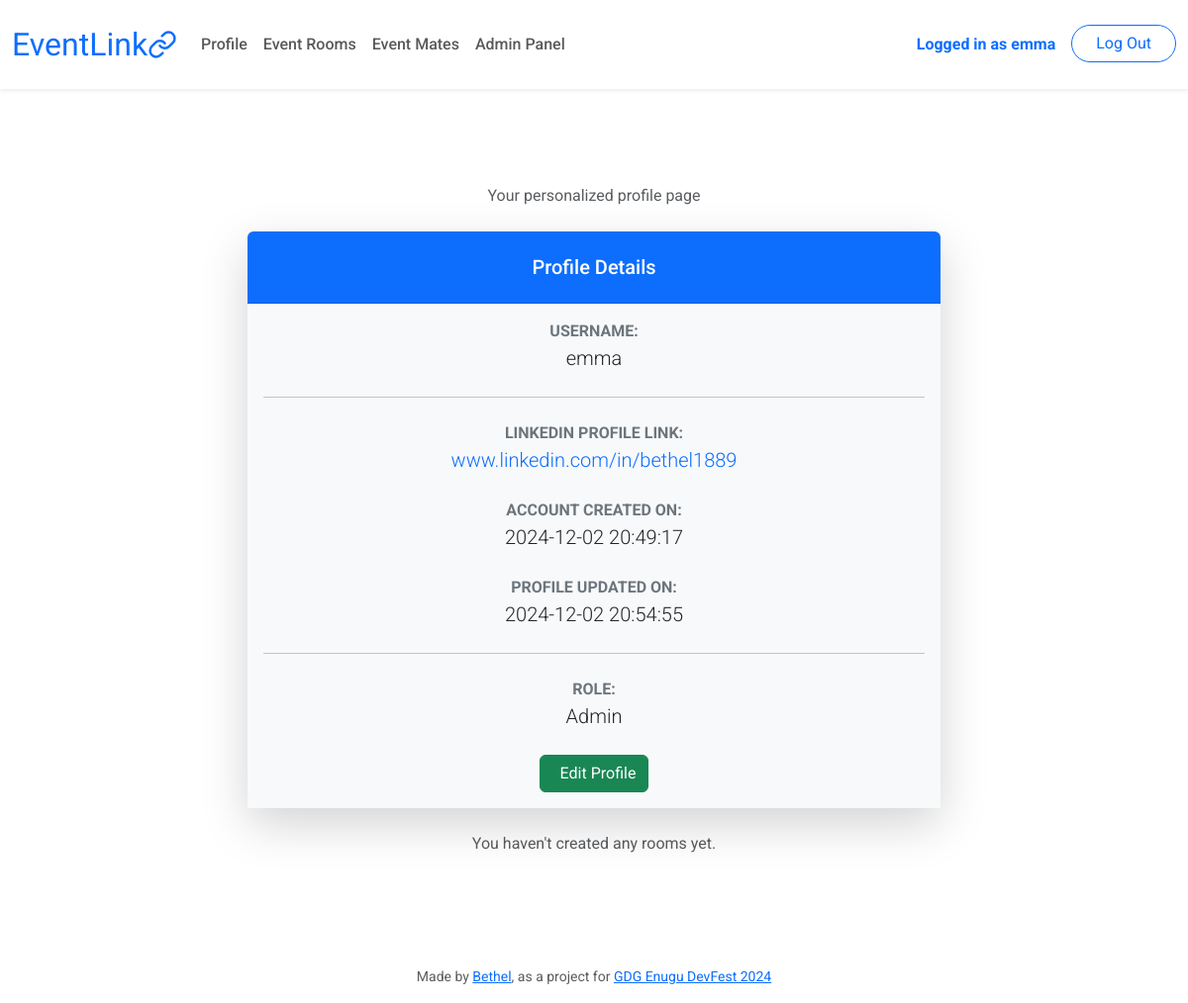
The app's page /profile (signed in), older data.
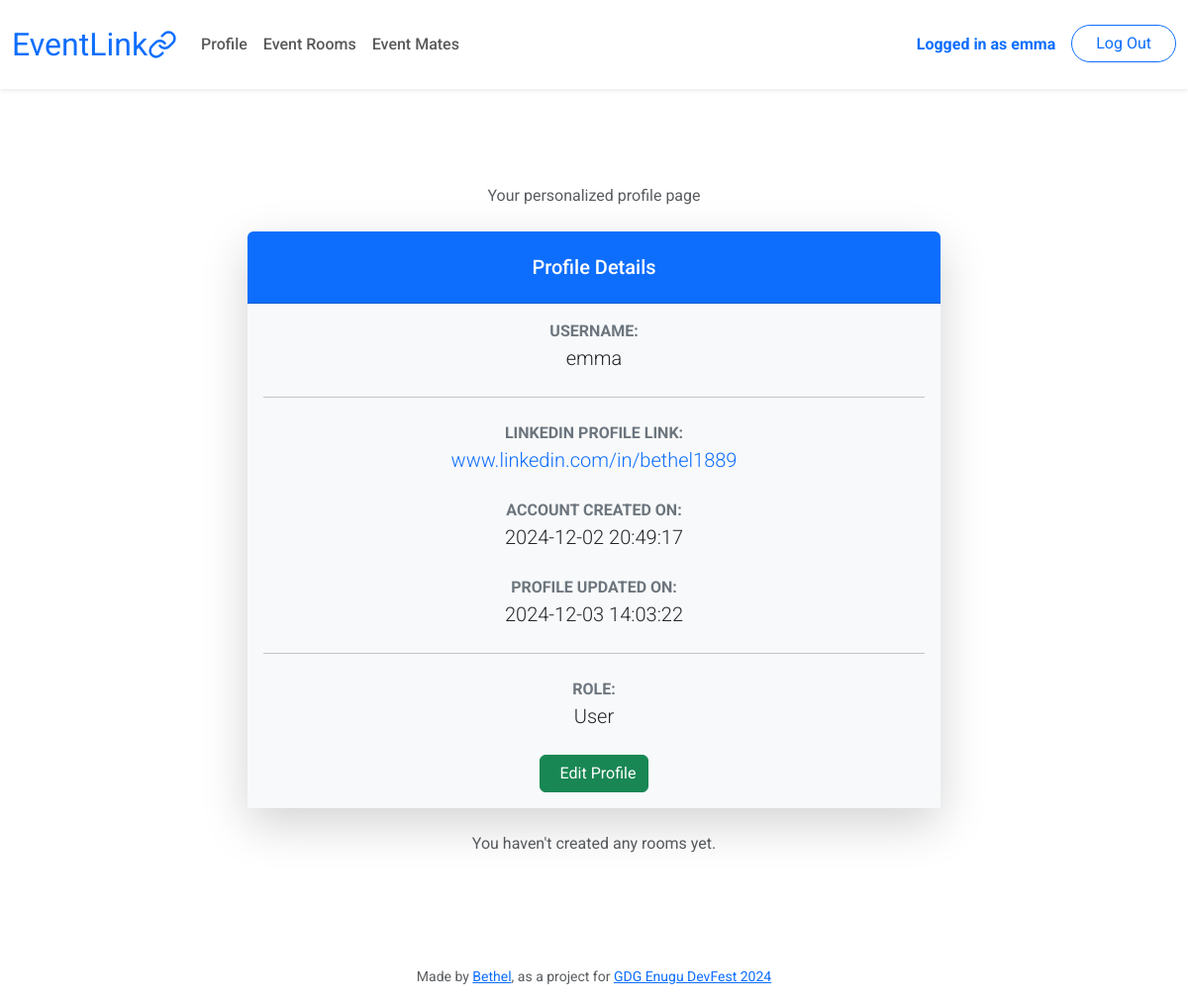
The same page, newer data.
### tables this page shows
CREATE TABLE users (
    id INTEGER PRIMARY KEY AUTOINCREMENT NOT NULL,
    username TEXT NOT NULL UNIQUE,
    hash TEXT NOT NULL,
    role INTEGER NOT NULL DEFAULT 0 CHECK (role IN (0, 1)),
    profile_link TEXT NOT NULL,
    created_at DATETIME DEFAULT CURRENT_TIMESTAMP,
    updated_at DATETIME DEFAULT CURRENT_TIMESTAMP
);

### app.py (the view)
@app.route("/profile", methods=["GET", "POST"])
@login_required
def profile():
    id = session["user_id"]
    info = db.execute("SELECT * FROM users WHERE id=?;", id)[0]
    if request.method == "GET":
        rooms = db.execute('''SELECT id, name, description, key, status, created_at, updated_at
                 FROM rooms WHERE creator_id=?;''', id)
    return render_template("profile.html", info=info, rooms=rooms)

### app.py (called while the page is built)
@app.after_request
def after_request(response):
    response.headers["Cache-Control"] = "no-cache, no-store, must-revalidate"
    response.headers["Expires"] = 0
    response.headers["Pragma"] = "no-cache"
    return response

### helpers.py (called while the page is built)
def login_required(f):
    @wraps(f)
    def decorated_function(*args, **kwargs):
        if session.get("user_id") is None:
            return redirect("/login")
        return f(*args, **kwargs)
    return decorated_function

### templates/profile.html (shortened to what this page needs)
{% extends "layout.html" %} {% block title %} View Profile {% endblock %} {%
block main %}
<div class="container mt-5">
  <div class="text-center mb-4">
    <p class="text-muted">Your personalized profile page</p>
  </div>
  <div
    class="card mx-auto shadow-lg rounded-3 border-0"
    style="max-width: 700px"
  >
    <div class="card-header bg-primary text-white text-center py-4 rounded-top">
      <h5 class="mb-0">Profile Details</h5>
    </div>
    <div class="card-body bg-light">
      <div class="mb-4">
        <strong class="text-uppercase text-secondary">Username:</strong>
        <p class="text-dark lead mb-0">{{ info.username }}</p>
      </div>
      <hr class="my-4" />
      <div class="mb-4">
        <strong class="text-uppercase text-secondary"
          >LinkedIn Profile Link:</strong
        >
        <p class="text-dark lead mb-0">
          <a
            href="{{ info.profile_link }}"
            class="text-decoration-none text-primary"
          >
            {{ info.profile_link }}
          </a>
        </p>
      </div>
      <div class="mb-4">
        <strong class="text-uppercase text-secondary"
          >Account Created On:</strong
        >
        <p class="text-dark lead mb-0">{{ info.created_at }}</p>
      </div>
      <div class="mb-4">
        <strong class="text-uppercase text-secondary"
          >Profile Updated On:</strong
        >
        <p class="text-dark lead mb-0">{{ info.updated_at }}</p>
      </div>
      <hr class="my-4" />
      <div class="mb-4">
        <strong class="text-uppercase text-secondary">Role:</strong>
        <p class="text-dark lead mb-0">
          {% if info.role == 1 %} Admin {% else %} User {% endif %}
        </p>
      </div>
      <div class="text-center mt-4">
        <a href="/profile/edit" class="btn btn-success">
          Edit Profile
        </a>
      </div>
    </div>
  </div>
</div>
{% if rooms %}
<div class="mt-5">
  <h3 class="text-center mb-4">Your Event Rooms</h3>
  <div class="table-responsive">
    <table class="table table-bordered table-hover">
      <thead class="table-info">
        <tr>
          <th>S/N</th>
          <th>Name</th>
          <th>Description</th>
          <th>Key</th>
          <th>Status</th>
          <th>Created At</th>
          <th>Last Updated At</th>
          <th>Actions</th>
        </tr>
      </thead>
      <tbody>
        {% for room in rooms %}
        <tr>
          <td>{{ loop.index }}</td>
          <td>{{ room.name }}</td>
          <td>{{ room.description }}</td>
          <td>{{ room.key }}</td>
          <td>{% if room.status == 1 %} Open {% else %} Closed {% endif %}</td>
          <td>{{ room.created_at }}</td>
          <td>{{ room.updated_at }}</td>
          <td>
            <form action="/rooms/update" method="GET" class="d-inline">
              <input type="hidden" value="{{ room.id }}" name="room_id" />
              <button class="btn btn-warning btn-sm">Edit</button>
            </form>
          </td>
        </tr>
        {% endfor %}
      </tbody>
    </table>
  </div>
</div>
{% else %}
<div class="text-center mt-4">
  <p class="text-muted">You haven't created any rooms yet.</p>
</div>
{% endif %} {% endblock %}

### templates/layout.html (shortened to what this page needs)
<!DOCTYPE html>
<html lang="en">
  <head>
    <link
      href="https://cdn.jsdelivr.net/npm/bootstrap@5.3.2/dist/css/bootstrap.min.css"
      rel="stylesheet"
    />
    <link href="/static/styles.css" rel="stylesheet" />
  </head>
  <body>
    <nav class="navbar navbar-expand-md navbar-light bg-white shadow-sm py-3">
      <div class="container-fluid">
        <a class="navbar-brand d-flex align-items-center" href="/">
          <span class="text-primary">EventLink</span>
          <img
            src="/static/images/chain.svg"
            width="30"
            height="30"
            alt="logo"
          />
        </a>
        <div class="collapse navbar-collapse" id="navbar">
          {% if session["user_id"] %}
          <ul class="navbar-nav me-auto">
            <li class="nav-item">
              <a class="nav-link fw-medium" href="/profile">Profile</a>
            </li>
            <li class="nav-item">
              <a class="nav-link fw-medium" href="/rooms">Event Rooms</a>
            </li>
            <li class="nav-item">
              <a class="nav-link fw-medium" href="/mates">Event Mates</a>
            </li>
            {% if info.role == 1 %}
            <li class="nav-item">
              <a class="nav-link fw-medium" href="/admin">Admin Panel</a>
            </li>
            {% endif %}
          </ul>
          <ul class="navbar-nav ms-auto">
            <li class="nav-item">
              <a class="nav-link text-primary fw-bold"
                >Logged in as {{ info.username }}</a
              >
            </li>
            <li class="nav-item">
              <a
                class="btn btn-outline-primary rounded-pill ms-2 px-4"
                href="/logout"
                >Log Out</a
              >
            </li>
          </ul>
          {% endif %}
        </div>
      </div>
    </nav>
    <main class="container py-5 px-3 text-center">
      {% block main %}{% endblock %}
    </main>
    <footer class="mt-5">
      <p class="mb-3 mx-3 small text-center text-muted">
        Made by
        <a
          class="footer-link"
          href="https://bethel1889.github.io/pandora/"
          target="_blank"
          >Bethel</a
        >, as a project for
        <a class="footer-link" href="https://devfestenugu.com/" target="_blank"
          >GDG Enugu DevFest 2024</a
        >
      </p>
    </footer>
  </body>
</html>

Row changes from the older to the newer data that the page shows:
changed users "emma": updated_at "2024-12-02 20:54:55" → "2024-12-03 14:03:22"; role 1 → 0 (drawn)
Text that changed along with them:
text no longer shown: "Admin Panel Admin"
text now shown: "User"
